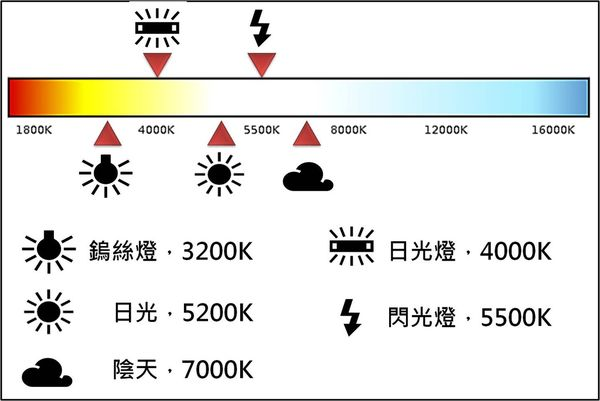
#> input picture exp/img/10.jpg, 600 x 401 px; its folder holds only this picture in this run
$ python -i cspaceSliders.py   (imports and definitions only)
#> lines starting #> are read from the running program, lines starting #| are printed output that depends on the picture; after the words box and inside, x2 and y2 are one past the last pixel; in counts of white or black regions, pixels touching at a corner belong together
import argparse
import cv2
import numpy as np
import cspaceThreshImg


"""Global variable"""
REDISPLAY = False


"""Private helper functions"""
# [7 lines left out: function __set_redisplay, not called in this run]


def __initialize_sliders(window_name):
    """Initializes the trackbars"""
    cv2.resizeWindow(window_name, 600, 25)

    # Define trackbar names (NOTE: see trackbar bug under known issues in README
    bar_start = [0,0,100,0,100,0,100]
    bar_end = [7,100,100,100,100,100,100]
    bars = ['Switch space','Ch 1 min ','Ch 1 max  ','Ch 2 min','Ch 2 max','Ch 3 min','Ch 3 max']
    for i in range(0,7):
        cv2.createTrackbar(bars[i], window_name, bar_start[i], bar_end[i], __set_redisplay)

    return bars

def __initialize_font():
    pass


# [51 lines left out: function __multi_window, not called in this run]


def __uni_window(img):
    """Public function to display the image and color thresholding trackbars."""

    # initialize window and trackbars
    window = "Mask and Applied Mask with Thresholding"
    cv2.namedWindow(window, cv2.WINDOW_NORMAL)
    sliders = __initialize_sliders(window)

    # create colorspace labels to be displayed
    cspace_labels = {0:'BGR',1:'HSV',2:'HLS',3:'Lab',4:'Luv',5:'YCrCb',6:'XYZ',7:'Gray'}
    fontface = cv2.FONT_HERSHEY_SIMPLEX
    fontcolor = [0,0,0] # black text
    strokecolor = [255,255,255] # stroke around the text

    # initializations
    cspace = 0 # starting in BGR
    h, w = img.shape[:2]
    mask = np.ones((h, w), dtype=np.uint8)*255
    masked_img = img
    combo_img = np.zeros((h,2*w,3), dtype=np.uint8)
    global REDISPLAY

    # display window with trackbar values that can be changed
    print('Exit with [q] or [esc].')
    while(True):

        # display the image
        REDISPLAY = False

        combo_img[:h,:w] = np.repeat(mask[:,:,np.newaxis], 3, axis=2)
        combo_img[:h,w:2*w] = masked_img
        cv2.imshow(window, combo_img)
        k = cv2.waitKey(200) & 0xFF # large wait time to remove freezing
        if k == 113 or k == 27:
            break

        # get positions of the sliders
        slider_pos = [cv2.getTrackbarPos(sliders[i], window) for i in range(0,7)]
        cspace = slider_pos.pop(0) # take the colorspace value out of the positions

        # update threshold image
        if REDISPLAY: # global variable which is modified when a trackbar position moves
            mask,_,_,_ = cspaceThreshImg.main(img, cspace_labels[cspace], slider_pos)
            masked_img = cv2.bitwise_and(img, img, mask=mask)
            cv2.putText(mask, cspace_labels[cspace], (5,30), fontface, 1, strokecolor, 5) # outline
            cv2.putText(mask, cspace_labels[cspace], (5,30), fontface, 1, fontcolor, 2) # text


    cv2.destroyAllWindows()

    return cspace, slider_pos


"""Main public function"""


def display(img, multi_window=False):
    """Public function to display the image and color thresholding trackbars."""

    h, w = img.shape[:2]

    # create windows
    if multi_window:
        # run with full size images
        cspace, slider_pos = __multi_window(img)
    else:
        # resize image until it's under 600x600
        max_h, max_w = 600, 600
        rsz_img = img
        while h>max_h or w>max_w:
            rsz_img = cv2.pyrDown(rsz_img)
            h, w = rsz_img.shape[:2]
        cspace, slider_pos = __uni_window(rsz_img)

    # create colorspace labels to return
    cspace_labels = {0:'BGR',1:'HSV',2:'HLS',3:'Lab',4:'Luv',5:'YCrCb',6:'XYZ',7:'Gray'}

    # return a new thresholded image, full size, without label
    mask, cspace, lowerb, upperb = cspaceThreshImg.main(img, cspace_labels[cspace], slider_pos)
    masked_img = cv2.bitwise_and(img, img, mask=mask)
    return mask, masked_img, cspace, lowerb, upperb

>>> import cv2
>>> picture = cv2.imread('../../exp/img/10.jpg')
#> picture is the input picture: shape (401, 600, 3); mean B, G, R 228.2, 231.5, 231.9
>>> result = display(picture)
#> in __uni_window, `combo_img[:h,:w] = np.repeat(mask[:,:,np.newaxis], 3, axis=2)`:
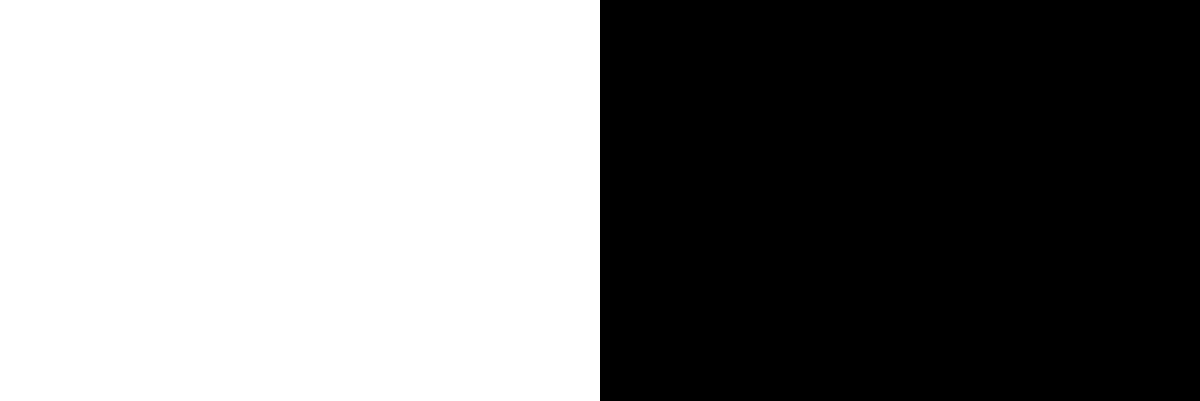
#> combo_img: shape (401, 1200, 3); 50% white; 1 white region, box (x1, y1, x2, y2) and area: (0, 0, 600, 401) 240600
#> in __uni_window, `combo_img[:h,w:2*w] = masked_img`:
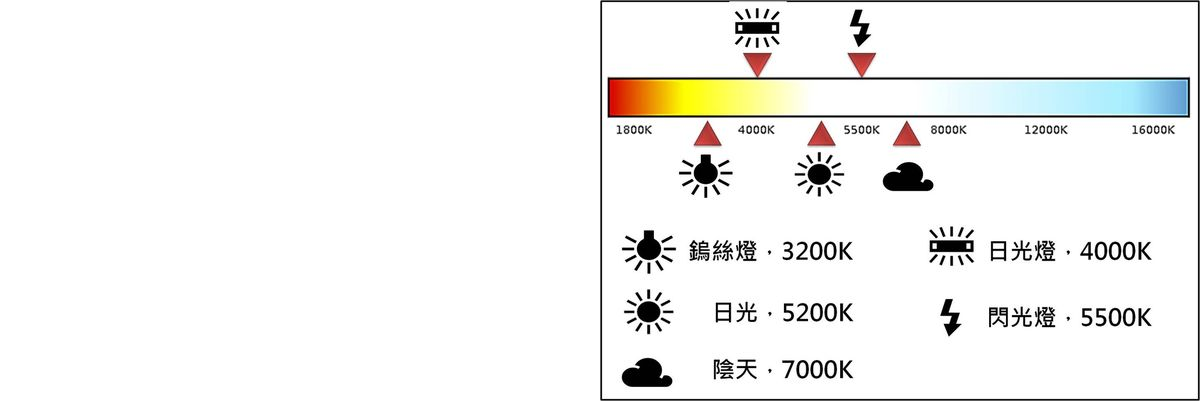
#> combo_img: shape (401, 1200, 3); mean of channels 0, 1, 2 241.6, 243.2, 243.4; drawn as B, G, R
#> (key Esc is pressed here)
#> (the run stopped early here; a loop or call above may not have finished)

$ run again, on exp/img/12.jpg
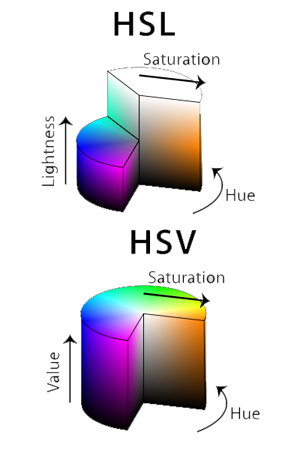
#> input picture exp/img/12.jpg, 300 x 450 px
#> picture is the input picture: shape (450, 300, 3); mean B, G, R 223.3, 218, 222.7
#> in __uni_window, `combo_img[:h,w:2*w] = masked_img`:
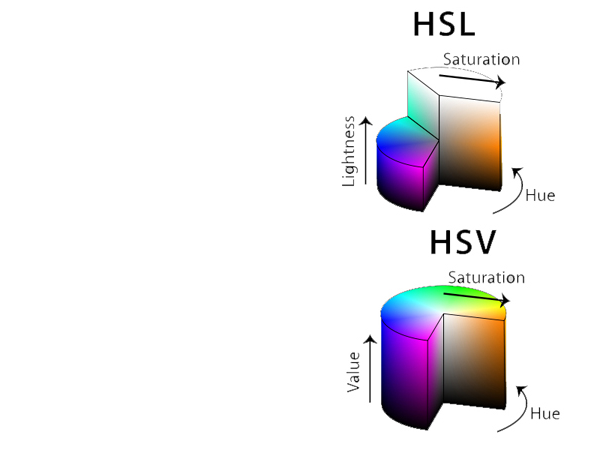
#> combo_img: shape (450, 600, 3); mean of channels 0, 1, 2 239.1, 236.5, 238.8; drawn as B, G, R

$ run again, on exp/img/12.png
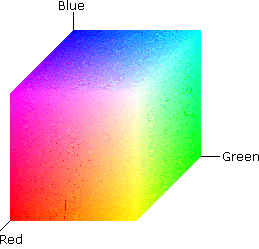
#> input picture exp/img/12.png, 259 x 249 px
#> picture is the input picture: shape (249, 259, 3); mean B, G, R 205.2, 205.6, 221.6
#> in __uni_window, `combo_img[:h,w:2*w] = masked_img`:
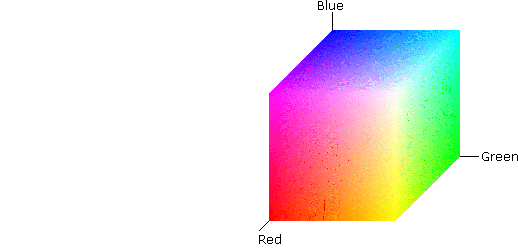
#> combo_img: shape (249, 518, 3); mean of channels 0, 1, 2 230.1, 230.3, 238.3; drawn as B, G, R
